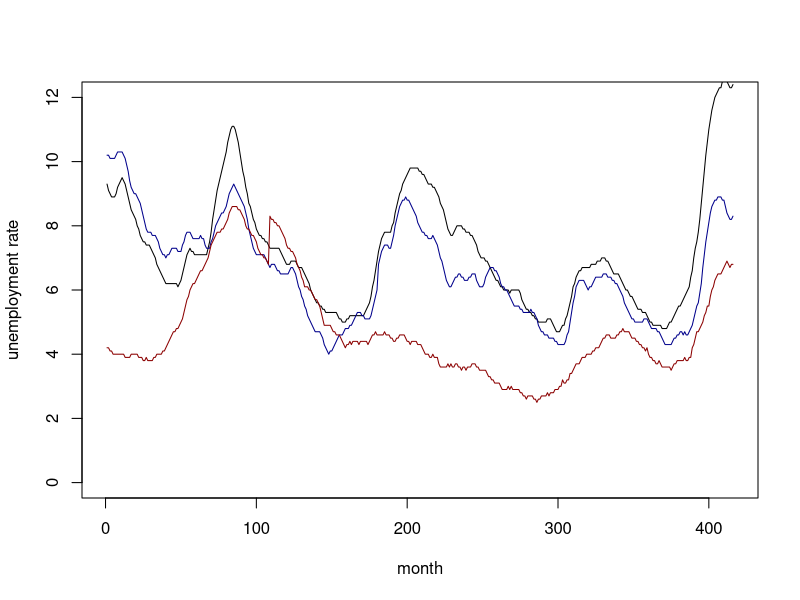
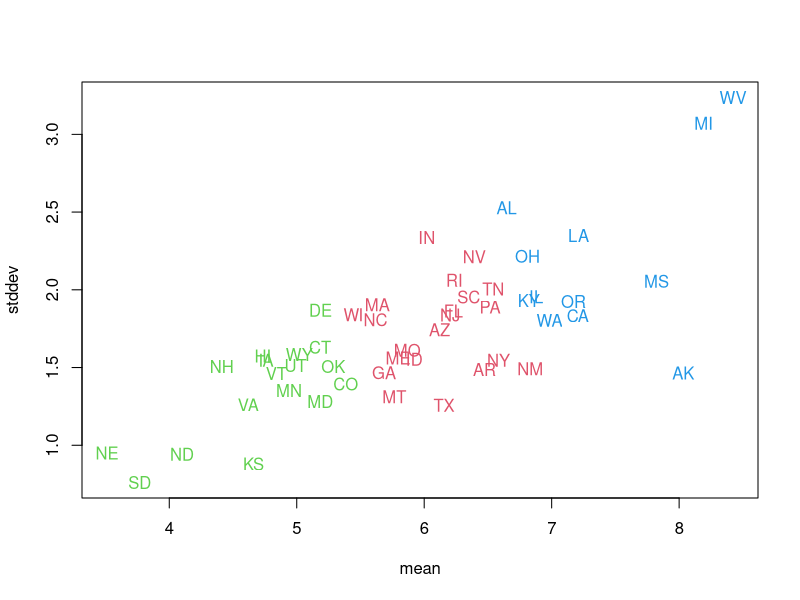

Write R code to recreate these figures, in order.
setwd(choose.dir())

raw_data <- read.csv("unempstates.csv")
View(raw_data[1:3,])

## time sequence plots of three series
plot(raw_data[,5],type="l",ylim=c(0,12),xlab="month",ylab="unemployment rate")
points(raw_data[,32],type="l", cex = .5, col = "dark blue") ## New York
points(raw_data[,15],type="l", cex = .5, col = "dark red") ## Iowa
## transpose the data
## then we have 50 rows (states) and 416 columns (time periods)


rawt=matrix(nrow=50,ncol=416)
rawt=t(raw_data)
View(rawt[1:3,])
## k-means clustering in 416 dimensions
set.seed(1)
grpunemp2 <- kmeans(rawt, centers=2, nstart=10)
sort(grpunemp2$cluster)
grpunemp3 <- kmeans(rawt, centers=3, nstart=10)
sort(grpunemp3$cluster)
grpunemp4 <- kmeans(rawt, centers=4, nstart=10)
sort(grpunemp4$cluster)
grpunemp5 <- kmeans(rawt, centers=5, nstart=10)
sort(grpunemp5$cluster)



## another analysis

## k-means clustering on 2 dimensions (mean, stddev)
unemp <- read.csv("unemp.csv")
View(unemp[1:3,])
set.seed(1)
grpunemp <- kmeans(unemp[,c("mean","stddev")], centers=3, nstart=10)
## list of cluster assignments
o=order(grpunemp$cluster)
data.frame(unemp$state[o],grpunemp$cluster[o])
plot(unemp$mean,unemp$stddev,type="n",xlab="mean", ylab="stddev")
text(x=unemp$mean,y=unemp$stddev,labels=unemp$state, col=grpunemp$cluster+1)
